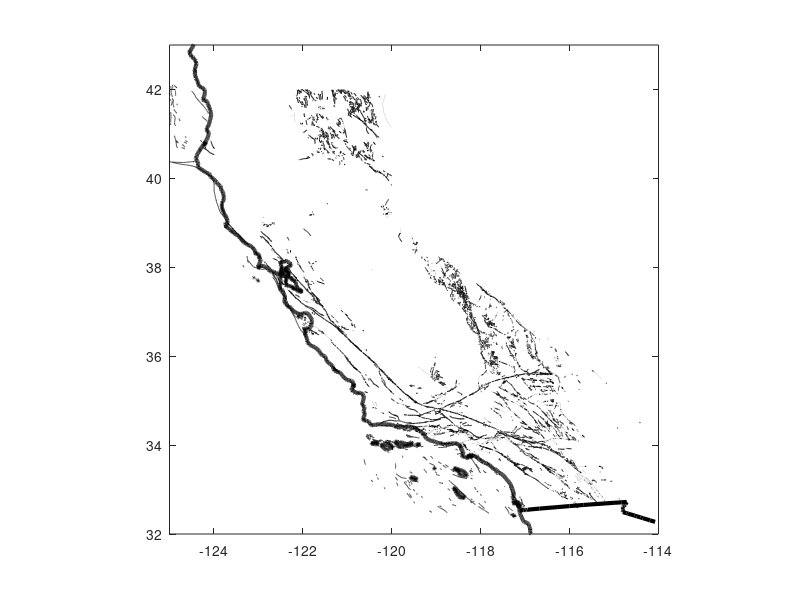

This figure's MATLAB source:
function plot_Cali_map(lonmin,lonmax,latmin,latmax)

load data/faults.mat;
load data/CaliCoast.dat;

% All of California
if (nargin < 4)
    lonmin = -125;
    lonmax = -114;
    latmin = 32;
    latmax = 43;
end

gcf;
coast = plot(CaliCoast(:,1),CaliCoast(:,2));
set(coast,'Color',[0 0 0],'linewidth',3)
hold on;

flts = plot(faults(:,1),faults(:,2));
set(flts,'color',[0 0 0])
axis([lonmin,lonmax,latmin,latmax])
axis square
